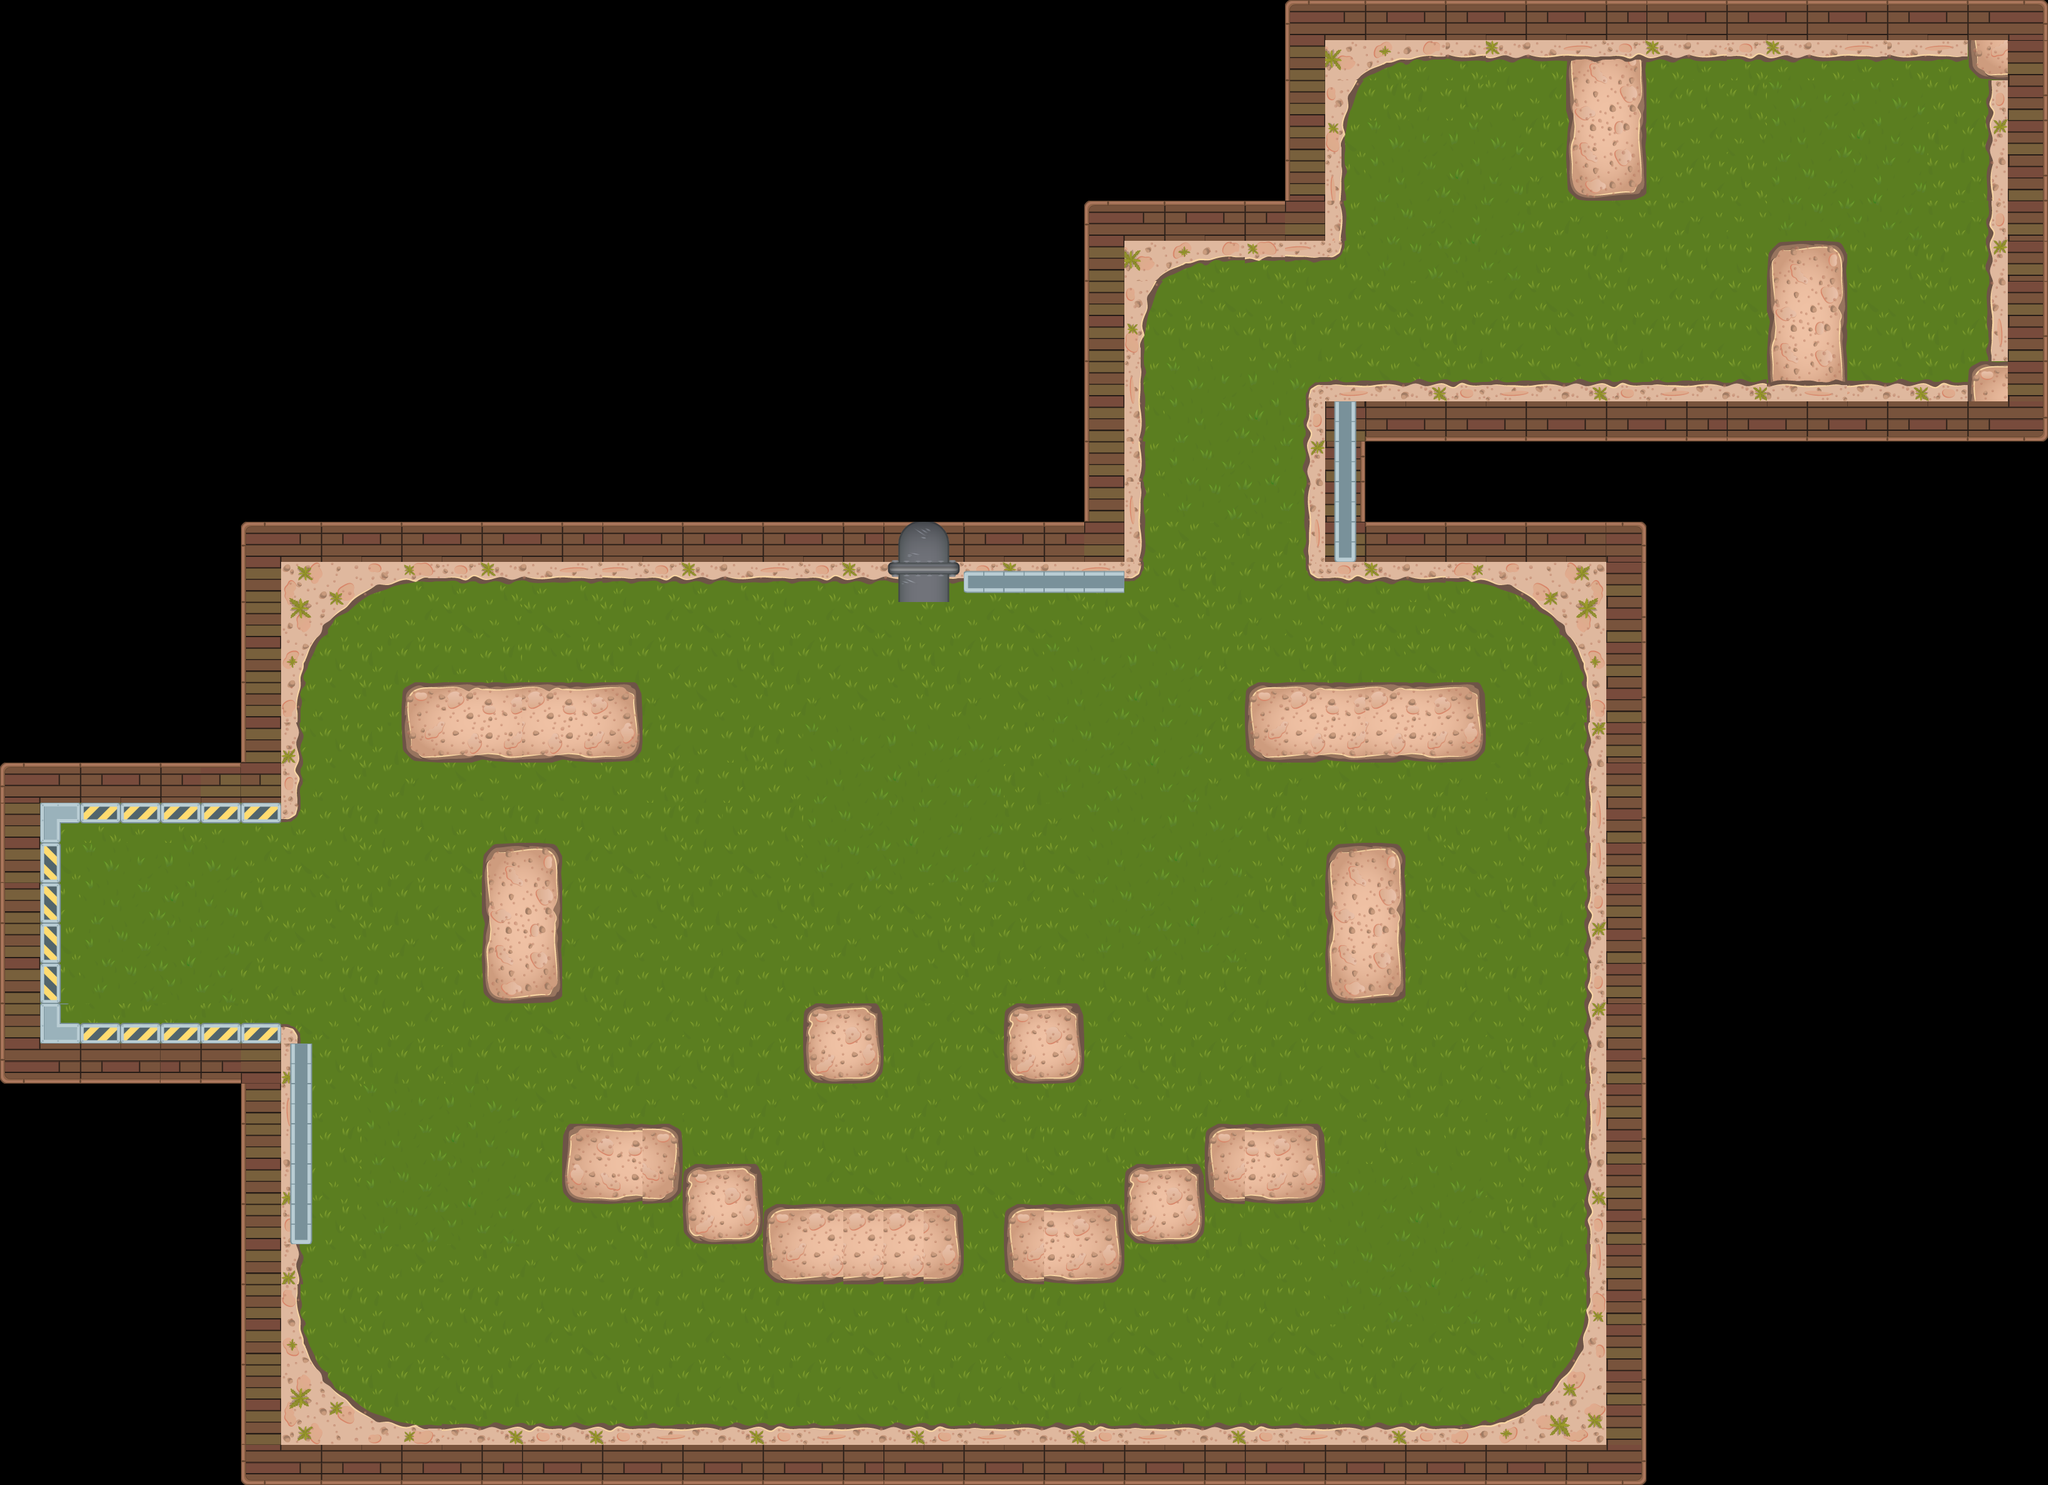

A level layout from a 2D game, rendered from its tile map. Below: a short description, then the map file with tile-grid data replaced by summaries:
An orthogonal 51x37 tile map with 64x64 px tiles, 3 tile layers (background, bourder, above) and 65 objects (9x gold, 6x enimy, 6x circle, 5x box, 4x bombzon, ...).

<map version="1.2" tiledversion="1.2.4" orientation="orthogonal" renderorder="right-down" width="51" height="37" tilewidth="64" tileheight="64" infinite="0" nextlayerid="17" nextobjectid="141">
 <properties>
  <property name="score" type="int" value="450" />
 </properties>
 <tileset firstgid="1" source="tiles2.tsx" />
 <layer id="13" name="background" width="51" height="37">
  <data>[1887 cells, 951 non-empty, 32 distinct tile ids]</data>
 </layer>
 <layer id="14" name="bourder" width="51" height="37">
  <data>[1887 cells, 464 non-empty, 47 distinct tile ids]</data>
 </layer>
 <layer id="15" name="above" width="51" height="37">
  <data>[1887 cells, 21 non-empty, 11 distinct tile ids]</data>
 </layer>
 <objectgroup color="#000000" id="3" name="BourderObjet">
  <object id="49" x="644.667" y="1090" width="374.667" height="122" />
  <object id="50" x="772" y="1348" width="122" height="246" />
  <object id="51" x="900.667" y="1794" width="184" height="121.333" />
  <object id="52" x="1096.67" y="1855.33" width="114.667" height="121.333" />
  <object id="53" x="1218.67" y="1918.67" width="314" height="122" />
  <object id="54" x="1604" y="1925.33" width="185.333" height="118" />
  <object id="55" x="1802" y="1861.33" width="116" height="120" />
  <object id="56" x="1605.33" y="1602.67" width="120.667" height="120.667" />
  <object id="57" x="1285.33" y="1600.67" width="117.333" height="122.667" />
  <object id="58" x="1925.33" y="1795.33" width="185.333" height="123.333" />
  <object id="59" x="2120" y="1342" width="119.333" height="253.333" />
  <object id="60" x="1986.67" y="1089.33" width="377.333" height="120.667" />
  <object id="69" x="2500.5" y="92" width="122.5" height="225.5" />
  <object id="70" x="2820.5" y="385.5" width="121.5" height="223" />
  <object id="72" x="95.0909" y="1310.91">
   <polyline points="0,0 -0.181818,322 350.727,322.364 353.091,327.455 364.909,326.909 372.364,330.545 379.091,340.727 378.182,354 380.364,364 380.364,782.727 384,792.909 384.182,810 402.909,863.636 441.091,910.364 507.273,958 583.636,968.182 2239.27,968 2284.73,961.636 2337.27,942.364 2356,927.273 2363.45,926.545 2428.55,842.182 2436.73,801.273 2434.91,778.545 2442.18,764.364 2438.91,725.273 2439.45,-199.091 2434.55,-216 2434.18,-233.818 2421.64,-271.091 2399.27,-305.273 2398.55,-314.182 2312,-379.818 2292.73,-378.364 2236.36,-389.818 2004.55,-388.545 1993.45,-396.364 1990.91,-414.364 1991.27,-682.182 1996.36,-691.818 2005.45,-697.455 3049.82,-696.545 3049.82,-696 3051.82,-717.091 3068.73,-728.545 3078.36,-730.727 3079.45,-1191.09 3070.73,-1192.36 3055.82,-1203.45 3054.73,-1223.27 2166.73,-1220.36 2148.36,-1215.64 2128.55,-1215.64 2071.09,-1189.09 2053.09,-1157.09 2053.82,-1139.27 2044.73,-1111.64 2048,-1098.18 2041.27,-1082.36 2041.09,-907.091 2029.27,-901.091 1855.27,-901.273 1833.45,-896 1817.82,-896.182 1805.09,-891.818 1794.18,-890.727 1747.82,-864.727 1734,-838 1734.36,-820.364 1726,-798 1721.09,-395.636 1709.45,-388.364 580,-389.818 567.818,-384.182 552,-386.364 526,-378.364 506.545,-378.727 419.818,-314 417.091,-301.091 400.727,-282.364 383.273,-232 378.182,-191.818 378.182,-16.7273 376.364,-12.5455 365.636,-4.90909 353.091,-5.09091 350.182,-0.181818 -0.934659,0.0596591" />
  </object>
  <object id="94" x="476.667" y="1664.67" width="18" height="318" />
 </objectgroup>
 <objectgroup id="16" name="Place">
  <object id="71" type="place" x="3048" y="200">
   <point />
  </object>
 </objectgroup>
 <objectgroup id="2" name="Player">
  <object id="26" type="player" x="258" y="1468">
   <point />
  </object>
 </objectgroup>
 <objectgroup id="4" name="Box">
  <object id="122" type="box" x="1532" y="1312">
   <properties>
    <property name="code" type="int" value="2" />
   </properties>
   <point />
  </object>
  <object id="123" type="box" x="836" y="1276">
   <properties>
    <property name="code" type="int" value="3" />
   </properties>
   <point />
  </object>
  <object id="124" type="box" x="588" y="1036">
   <properties>
    <property name="code" type="int" value="0" />
   </properties>
   <point />
  </object>
  <object id="125" type="box" x="2244" y="2164">
   <properties>
    <property name="code" type="int" value="2" />
   </properties>
   <point />
  </object>
  <object id="126" type="box" x="2508" y="444">
   <properties>
    <property name="code" type="int" value="3" />
   </properties>
   <point />
  </object>
 </objectgroup>
 <objectgroup id="5" name="Enimy">
  <object id="82" name="8" type="enimy" x="1128" y="1004">
   <properties>
    <property name="code" type="int" value="9" />
   </properties>
   <point />
  </object>
  <object id="83" name="9" type="enimy" x="1064" y="1672">
   <properties>
    <property name="code" type="int" value="9" />
   </properties>
   <point />
  </object>
  <object id="84" name="5" type="enimy" x="820" y="2200">
   <properties>
    <property name="code" type="int" value="5" />
   </properties>
   <point />
  </object>
  <object id="88" name="3" type="enimy" x="1992" y="508">
   <properties>
    <property name="code" type="int" value="3" />
   </properties>
   <point />
  </object>
  <object id="89" name="4" type="enimy" x="2412" y="184">
   <properties>
    <property name="code" type="int" value="4" />
   </properties>
   <point />
  </object>
  <object id="90" name="3" type="enimy" x="2676" y="532">
   <properties>
    <property name="code" type="int" value="3" />
   </properties>
   <point />
  </object>
 </objectgroup>
 <objectgroup id="6" name="Pickup">
  <object id="85" type="crystal" x="1800" y="1668">
   <point />
  </object>
  <object id="86" type="crystal" x="2456" y="1156">
   <point />
  </object>
  <object id="87" type="crystal" x="3080" y="544">
   <point />
  </object>
  <object id="127" type="gold" x="1500" y="1652">
   <point />
  </object>
  <object id="129" type="gold" x="624" y="2100">
   <point />
  </object>
  <object id="130" type="gold" x="1424" y="2176">
   <point />
  </object>
  <object id="131" type="gold" x="1360" y="1816">
   <point />
  </object>
  <object id="132" type="gold" x="1216" y="1372">
   <point />
  </object>
  <object id="133" type="gold" x="2192" y="1272">
   <point />
  </object>
  <object id="134" type="gold" x="2008" y="1420">
   <point />
  </object>
  <object id="135" type="gold" x="2284" y="196">
   <point />
  </object>
  <object id="136" type="gold" x="2764" y="184">
   <point />
  </object>
  <object id="137" type="repair" x="1944" y="680">
   <point />
  </object>
 </objectgroup>
 <objectgroup id="7" name="Door">
  <object id="75" type="door" x="1814.67" y="917.5" width="276.333" height="22">
   <properties>
    <property name="derect" type="int" value="1" />
   </properties>
  </object>
  <object id="77" type="door" x="464" y="1314.6" width="25" height="325.333">
   <properties>
    <property name="derect" type="int" value="2" />
   </properties>
  </object>
  <object id="91" type="door" x="2129" y="379" width="29" height="257">
   <properties>
    <property name="derect" type="int" value="2" />
    <property name="exit" type="bool" value="true" />
   </properties>
  </object>
 </objectgroup>
 <objectgroup id="10" name="Bomb">
  <object id="111" type="bomb" x="760" y="1728">
   <point />
  </object>
  <object id="112" type="bomb" x="2164" y="1852">
   <properties>
    <property name="code" type="int" value="0" />
   </properties>
   <point />
  </object>
  </objectgroup>
 <objectgroup id="11" name="Light">
  <!-- 3 objects omitted --></objectgroup>
 <objectgroup id="13" name="Zone" visible="0">
  <!-- 3 objects omitted --></objectgroup>
 <objectgroup id="14" name="Circle">
  <!-- 6 objects omitted --></objectgroup>
 <objectgroup id="15" name="Text">
  <!-- 1 objects omitted --></objectgroup>
</map>
<!-- 18 of 65 objects omitted -->
